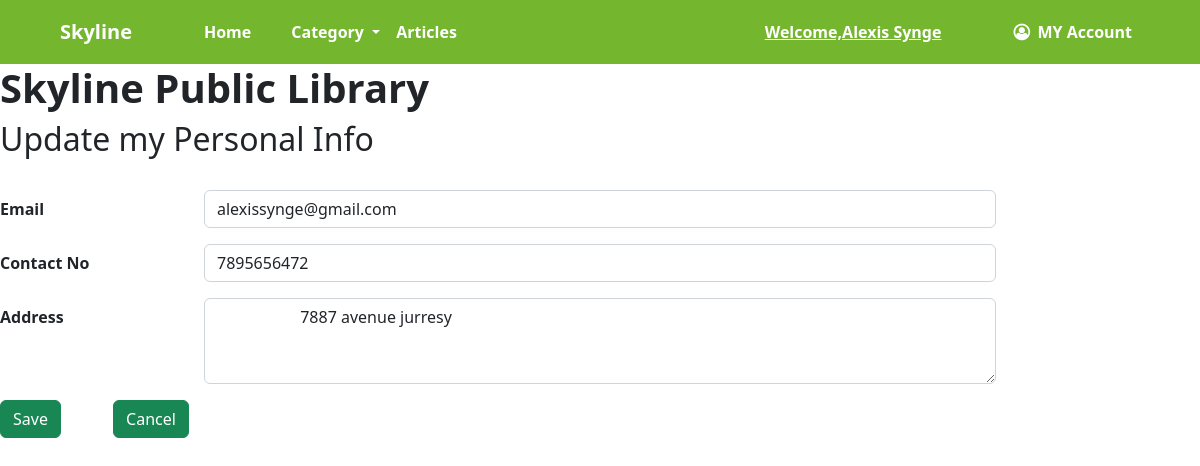
The page /user/edit_profile.php (signed in) on the database its author committed.
### tables this page shows
CREATE TABLE `users` (
  `user_id` int(11) NOT NULL,
  `first_name` varchar(25) NOT NULL,
  `last_name` varchar(25) NOT NULL,
  `email_id` varchar(255) NOT NULL,
  `password` varchar(255) NOT NULL,
  `user_status` tinyint(1) NOT NULL,
  `contact_number` varchar(10) NOT NULL,
  `address` varchar(255) NOT NULL,
  `payment_status` tinyint(1) NOT NULL,
  `registration_date` date NOT NULL,
  `pet_name` varchar(25) NOT NULL,
  `mother_name` varchar(25) NOT NULL,
  `birth_place` varchar(25) NOT NULL,
  `fine` float NOT NULL,
  `user_unique_id` varchar(25) NOT NULL,
  `image` varchar(255) NOT NULL,
  `residence_proof` varchar(255) NOT NULL,
  `user_role` int(11) NOT NULL,
  `account_status` int(11) DEFAULT NULL
);

### user/edit_profile.php (the view, shortened to what this page needs)
<?php
    include_once("../dbConfig.php");
?>
<!DOCTYPE html>
<html lang="en">
<head>
    <link rel="stylesheet" href="https://cdnjs.cloudflare.com/ajax/libs/font-awesome/4.7.0/css/font-awesome.min.css">
</head>
<body>
    <?php
        include "user_header.php";
    ?>
        <?php
            $query = mysqli_query($mysqli,"SELECT * FROM `users` WHERE user_id = '$user_full_id'");
             while($row = mysqli_fetch_array($query)){
            ?>
<div class="main_content">
    <div class="dashboard">
        <h1 class="centering"><b>Skyline Public Library<b></h1>
    </div>
    <div class="user_requestsHeading">
        <h2 class="centering pb-4">Update my Personal Info</h2>
    </div>
    <form action="" method="post" class = "addCategory editform " name = "edit_profile">
        <div class="row mb-3">
            <label for="email" class="col-sm-2 col-form-label">Email</label>
                <div class="col-sm-8">
                    <input type="email" name="email" id="email"  class="form-control" value = '<?php echo $row['email_id']; ?>'>
            </div>
        </div>
        <div class="row mb-3">
            <label for="contact" class="col-sm-2 col-form-label">Contact No</label>
                <div class="col-sm-8">
                    <input type="text" name="contact" id="contact"  class="form-control"
                    oninput="javascript: if (this.value.length > this.maxLength) this.value = this.value.slice(0, this.maxLength);
                    this.value = this.value.replace(/[^0-9.]/g, '').replace(/(\..*)\./g, '$1');"
                    maxlength="10" data-rule-maxlength="10"
                    value = "<?php echo $row['contact_number'];?>">
            </div>
        </div>
        <div class="row mb-3">
            <label for="address" class="col-sm-2 col-form-label">Address</label>
                <div class="col-sm-8">
                    <textarea class="form-control" id="address" name="addresses" rows="3" >
                    <?php echo $row['address']; ?>
                  </textarea>
            </div>
        </div>
        <div class="row-g-3">
            <div class="col-8 user_buttons editbutton">
                <input type="submit" value="Save" class="btn btn-success me-5" id="save" name = "Save">
                <input type="reset" value="Cancel" class="btn btn-success" id="cancel" name = "Cancel" onclick = "window.location.href = 'user_dashboard.php'">
            </div>
        </div>
        <?php } ?>
    </form>
</div>
</body>
</html>

### user/user_header.php (shortened to what this page needs)
<?php
    include_once("../dbConfig.php");
?>
<!doctype html>
<nav class="navbar navbar-expand-lg navbar-dark bg-success">
  <div class="container-fluid">
    <a class="navbar-brand ms-5 fw-bold " href="../index.php">Skyline</a>
    <div class="collapse navbar-collapse fw-bolder" id="navbarSupportedContent">
      <ul class="navbar-nav me-auto mb-2 mb-lg-0 ms-5">
        <li class="nav-item">
          <a class="nav-link active me-4" aria-current="page" href="user_dashboard.php">Home</a>
        </li>
        <li class="nav-item me-auto dropdown">
        <a class="nav-link dropdown-toggle active" href="javascript:void(0)" id="navbarDropdown1" role="button" data-bs-toggle="dropdown" aria-expanded="false">
            <span class="pt-1">Category </span></a>
        </li>
        <li class="nav-item">
          <a class="nav-link active" aria-current="page" href="articles.php">Articles</a>
        </li>
      </ul>
      <?php
        $user_email = $_SESSION['email_id'];
        $user_email_query = "SELECT * FROM `users` where email_id = '$user_email'";
        $user_email_query_result = mysqli_query($mysqli, $user_email_query) or die( mysqli_error($mysqli));
        $user_Row = mysqli_fetch_row($user_email_query_result);
        $user_full_id =  $user_Row[0];
        $user_full_name = $user_Row[1]. " " . $user_Row[2];
      ?>
      <ul class="navbar-nav me-5  mb-2 mb-lg-0">
        <span class="nav-link active"><u>Welcome,<?php echo $user_full_name;?></u></span>
    </ul>
      <ul class="navbar-nav me-5 mb-2 mb-lg-0">
       <li class="nav-item me-auto dropdown">
         <a class="nav-link active d-flex" href="javascript:void(0)" id="navbarDropdown1" role="button" data-bs-toggle="dropdown" aria-expanded="false"><i class=" nav-link active fa fa-user-circle-o" ></i><span class="pt-1">MY Account </span></a>
        </li>
    </ul>
    </div>
  </div>
</nav>

### rows shown on the page
users: user_full_name "Alexis Synge", email "alexissynge@gmail.com", contact "7895656472", addresses "7887 avenue jurresy"
